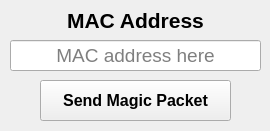
<?xml version="1.0" encoding="UTF-8"?>
<ui version="4.0">
 <class>QWoL</class>
 <widget class="QMainWindow" name="QWoL">
  <property name="geometry">
   <rect>
    <x>0</x>
    <y>0</y>
    <width>270</width>
    <height>131</height>
   </rect>
  </property>
  <property name="maximumSize">
   <size>
    <width>270</width>
    <height>131</height>
   </size>
  </property>
  <property name="windowTitle">
   <string>QWoL</string>
  </property>
  <widget class="QWidget" name="widget">
   <property name="minimumSize">
    <size>
     <width>270</width>
     <height>131</height>
    </size>
   </property>
   <property name="maximumSize">
    <size>
     <width>270</width>
     <height>131</height>
    </size>
   </property>
   <widget class="QLabel" name="label_mac">
    <property name="geometry">
     <rect>
      <x>10</x>
      <y>10</y>
      <width>251</width>
      <height>21</height>
     </rect>
    </property>
    <property name="font">
     <font>
      <pointsize>16</pointsize>
      <weight>75</weight>
      <bold>true</bold>
     </font>
    </property>
    <property name="text">
     <string>MAC Address</string>
    </property>
    <property name="alignment">
     <set>Qt::AlignCenter</set>
    </property>
   </widget>
   <widget class="QLineEdit" name="line_mac">
    <property name="geometry">
     <rect>
      <x>10</x>
      <y>40</y>
      <width>251</width>
      <height>31</height>
     </rect>
    </property>
    <property name="font">
     <font>
      <pointsize>14</pointsize>
     </font>
    </property>
    <property name="maxLength">
     <number>17</number>
    </property>
    <property name="alignment">
     <set>Qt::AlignCenter</set>
    </property>
    <property name="placeholderText">
     <string>MAC address here</string>
    </property>
   </widget>
   <widget class="QPushButton" name="button_smp">
    <property name="geometry">
     <rect>
      <x>40</x>
      <y>80</y>
      <width>191</width>
      <height>41</height>
     </rect>
    </property>
    <property name="font">
     <font>
      <pointsize>12</pointsize>
      <weight>75</weight>
      <bold>true</bold>
     </font>
    </property>
    <property name="text">
     <string>Send Magic Packet</string>
    </property>
   </widget>
  </widget>
 </widget>
 <layoutdefault spacing="6" margin="11"/>
 <resources/>
 <connections/>
</ui>
